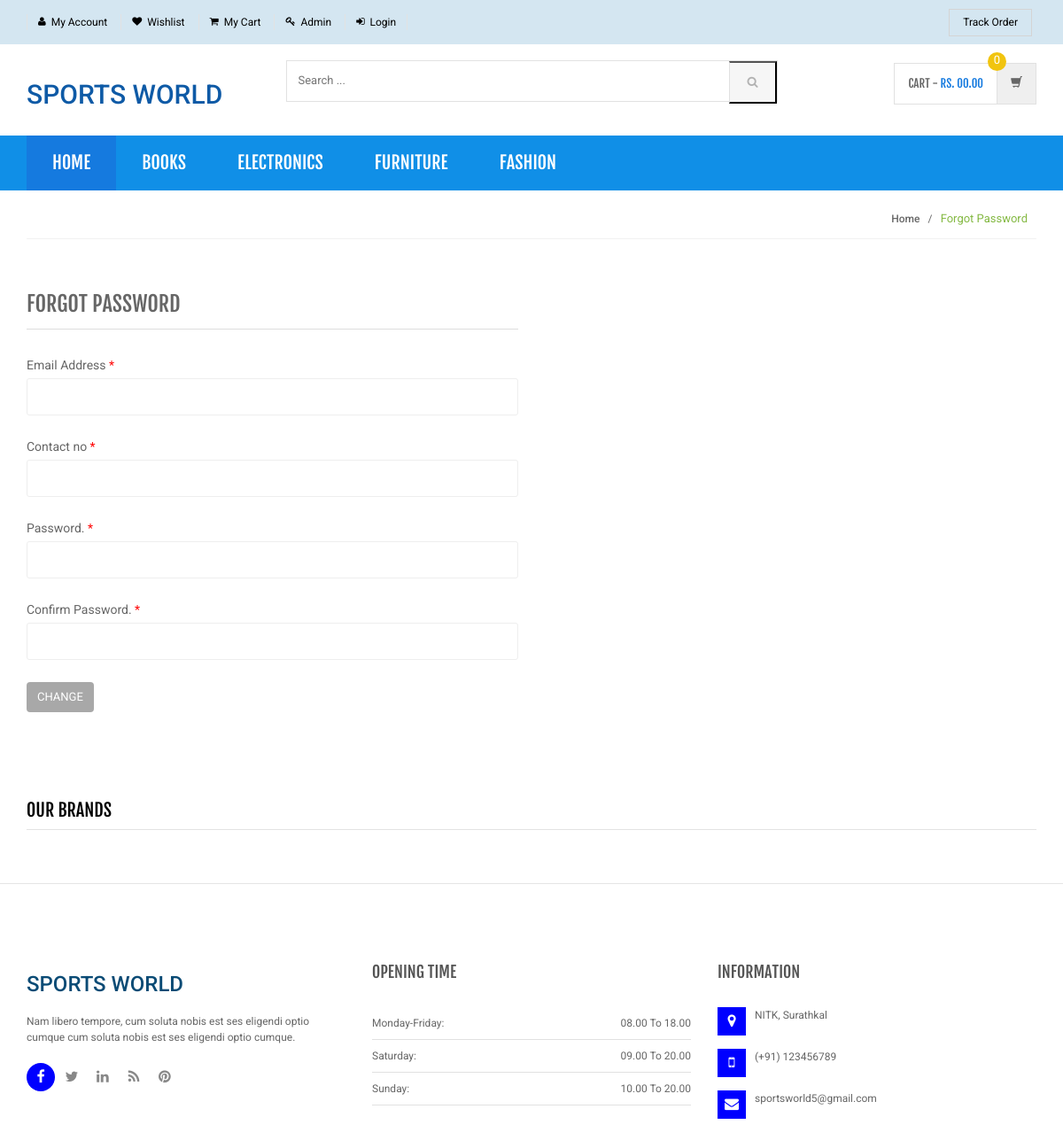
The app's page /shopping/forgot-password.php with its own data.
### tables this page shows
CREATE TABLE `category` (
  `id` int(11) NOT NULL,
  `categoryName` varchar(255) DEFAULT NULL,
  `categoryDescription` longtext,
  `creationDate` timestamp NOT NULL DEFAULT CURRENT_TIMESTAMP,
  `updationDate` varchar(255) DEFAULT NULL
);

### shopping/includes/menu-bar.php (the view, shortened to what this page needs)
<div class="header-nav animate-dropdown" style="background:#108FE7;">
    <div class="container">
        <div class="yamm navbar navbar-default" role="navigation">
            <div class="nav-bg-class" >
                <div class="navbar-collapse collapse" id="mc-horizontal-menu-collapse">
	<div class="nav-outer">
		<ul class="nav navbar-nav">
			<li class="active dropdown yamm-fw">
				<a href="index.php" data-hover="dropdown" class="dropdown-toggle">Home</a>
			</li>
              <?php $sql=mysqli_query($con,"select id,categoryName  from category limit 6");
while($row=mysqli_fetch_array($sql))
{
    ?>
			<li class="dropdown yamm">
				<a href="category.php?cid=<?php echo $row['id'];?>"> <?php echo $row['categoryName'];?></a>
			</li>
			<?php } ?>
		</ul>
		<div class="clearfix"></div>
	</div>
</div>
            </div>
        </div>
    </div>
</div>

### shopping/assets/css/green.css (style rules this page uses)
a { color: #157ADF; }
.header-style-1 .header-nav { background: #157ADF; }
.cnt-home .header-style-1 .header-nav .navbar .navbar-nav > li.active { background: #157ADF; }

### shopping/assets/css/lightbox.css (style rules this page uses)
body:after { content: url(../images/close.png) url(../images/loading.gif) url(../images/prev.png) url(../images/next.png); display: none; }

### shopping/assets/css/blue.css (style rules this page uses)
a { color: #3498db; }
.header-style-1 .header-nav { background: #3498db; }
.cnt-home .header-style-1 .header-nav .navbar .navbar-nav > li.active { background: #1d6ca1; }

### shopping/assets/css/red.css (style rules this page uses)
a { color: #ff6c6c; }
.header-style-1 .header-nav { background: #ff6c6c; }
.cnt-home .header-style-1 .header-nav .navbar .navbar-nav > li.active { background: #ff1a1a; }

### shopping/assets/css/orange.css (style rules this page uses)
a { color: #f39c12; }
.header-style-1 .header-nav { background: #f39c12; }
.cnt-home .header-style-1 .header-nav .navbar .navbar-nav > li.active { background: #ab6c09; }

### shopping/assets/css/dark-green.css (style rules this page uses)
a { color: #12cca7; }
.header-style-1 .header-nav { background: #12cca7; }
.cnt-home .header-style-1 .header-nav .navbar .navbar-nav > li.active { background: #157ADF; }

### records on screen
category: categoryName "BOOKS"
category: categoryName "ELECTRONICS"
category: categoryName "FURNITURE"
category: categoryName "FASHION"
